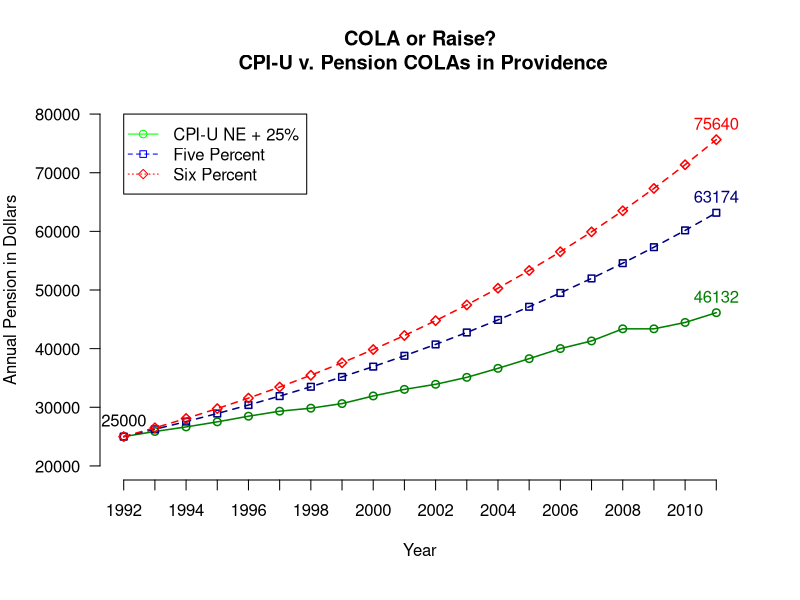

Source code (R):
compound<- function(start,rate,timespan){
  x <-vector(mode = 'numeric', length = timespan)
  for(i in 1:timespan){
    if(i == 1){
      x[i]<-start
    }
    else{
      x[i]<-x[i-1]*(1+rate)
    }
  }
  return(x)
}
inflate<-function(start, inflation){
  x<-vector(mode='numeric', length=dim(inflation)[1])
  for(i in 1:dim(inflation)[1]){
    if(i==1){
      x[i]<-start
    }
    else{
      x[i]<-x[i-1]*(1+(1.25*(inflation[i,2]/100)))
    }
  }
  return(x)
}
cpiu<-cbind(seq(from=1992,to=2011),c(0.0,2.8,2.4,2.6,2.8,2.4,1.4,2.1,3.4,2.8,2.1,2.8,3.5,3.6,3.6,2.6,4.0,0.0,2.0,3.0))
inflation<-data.frame(cbind(cpiu[,1],inflate(25000,cpiu),compound(25000,.05,20),compound(25000,.06,20)))
names(inflation)<-c('year','NECPI.U','FivePercent','SixPercent')
png(filename="inflation.png", height=480, width=640, bg="white")
par(mar=c(6,5,5,3))
plot(inflation$NECPI.U, type='o', col=rgb(0,0.5,0), ylim=c(20000,80000), axes=FALSE, ann=FALSE, lwd=1.5)
axis(1, at=1:20, lab=inflation$year)
axis(2, las=1, at=seq(from=20000, to=80000, by=10000))
lines(inflation$FivePercent, type="o", pch=22, lty=2, col=rgb(0,0,0.5), lwd=1.5)
lines(inflation$SixPercent, type="o", pch=23, lty=2, col='red', lwd=1.5)
title(main="COLA or Raise?\n CPI-U v. Pension COLAs in Providence", col.main="black")
title(xlab="Year")
title(ylab="Annual Pension in Dollars\n")
legend(1, 80000, c('CPI-U NE + 25%', 'Five Percent', 'Six Percent'), col=c('green', 'blue', 'red'), pch=21:23, lty=1:3)
text(1,25000, 25000, pos=3, col='black')
text(20, max(inflation$SixPercent), round(max(inflation$SixPercent), 0), pos=3, col='red')
text(20, max(inflation$FivePercent), round(max(inflation$FivePercent), 0),pos=3, col=rgb(0,0,0.5))
text(20, max(inflation$NECPI.U), round(max(inflation$NECPI.U), 0), pos=3, col=rgb(0,0.5,0))
dev.off()
